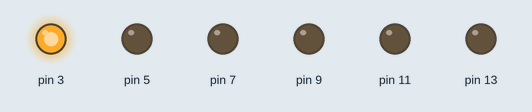
Recording of a sketch running on a simulated Arduino Uno, built with avr-gcc and run on an emulated ATmega328P. Parts: output pins drawn as LEDs (lit = HIGH).

Above: at 1.0 s.
At 5.0 s:
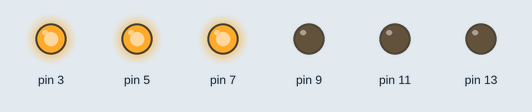
At 7.0 s:
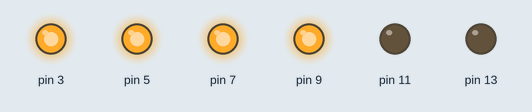
At 9.0 s:
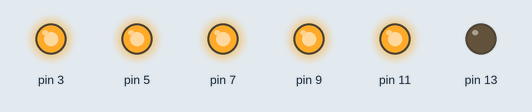
At 13.0 s:
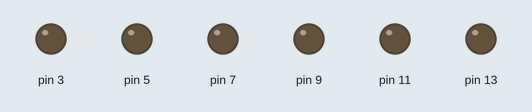
At 17.0 s:
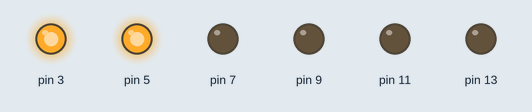
Timing chart, 0 to 18.2 s (numbered marks = the images above):
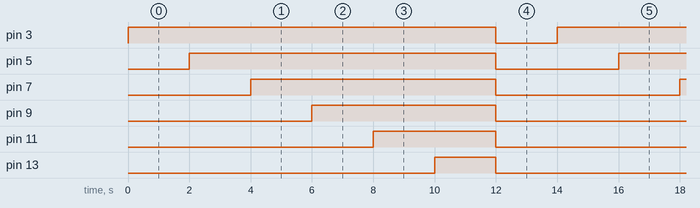

Measured:
- by itself, pin 3: alternates HIGH for 12.0 s and LOW for 2.0 s
- by itself, pin 5: alternates HIGH for 10.0 s and LOW for 4.0 s
- by itself, pin 7: alternates HIGH for 8.0 s and LOW for 6.0 s
- by itself, pin 9: alternates HIGH for 6.0 s and LOW for 8.0 s
- by itself, pin 11: alternates HIGH for 4.0 s and LOW for 10.0 s
- by itself, pin 13: alternates HIGH for 2.0 s and LOW for 12.0 s

The sketch:

code.ino
```cpp
int x=0;

void setup()
{
  pinMode(13, OUTPUT);
  pinMode(11, OUTPUT);
  pinMode(9, OUTPUT);
  pinMode(7, OUTPUT);
  pinMode(5, OUTPUT);
  pinMode(3, OUTPUT);
}

void loop()
{
  for(x=3;x<14;x=x+2){
    digitalWrite(x,1);
    delay(2000);
  }

  for(x=13;x>2;x=x-2){
    digitalWrite(x,0);
  }
  delay(2000);

}
```
